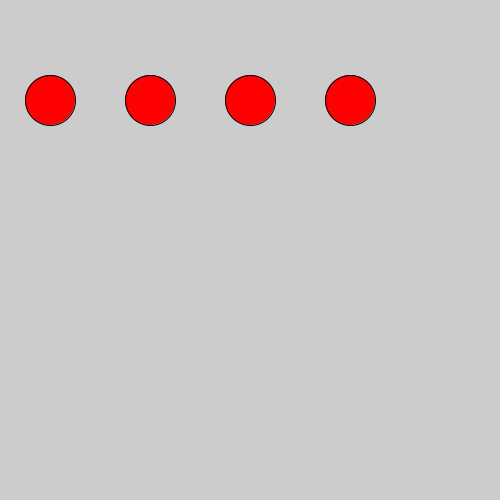
Frame 1 (no input)
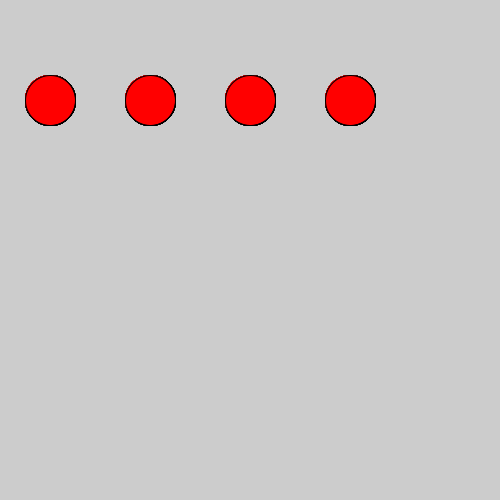
Frame 60 (the mouse pressed at the canvas centre just before this capture)
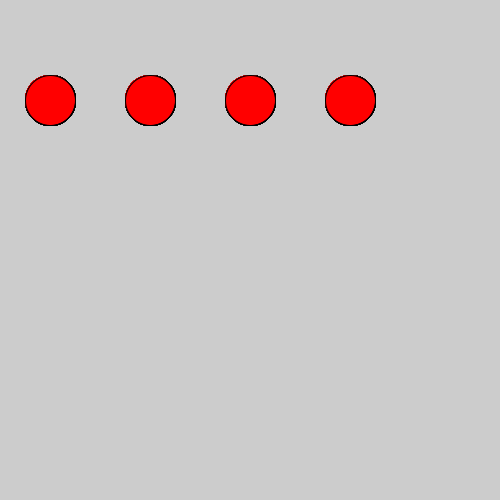
Frame 120 (the mouse held since frame 60 and released just before this capture)

The Processing sketch that drew these frames (run headless with seeded random() and noise(); from frame 60 on, the mouse is pressed at the canvas centre):

// Processing sketch: clase_05_16_2023_for_botones
// ── clase_05_16_2023_for_botones.pde
color miColor = color(255,0,0);

void setup() {
  size(500, 500);
}

void draw(){
  for(int i=0; i<4;i++){
    fill(miColor);
    ellipse(50 + (i*100),100,50,50);
  }
}

void mouseClicked(){
  for(int i=0; i<4;i++){
    if(dist(mouseX, mouseY, 50 + (i*100), 100) < 25){
      miColor = color(0,255,0);
    }
  }
}
